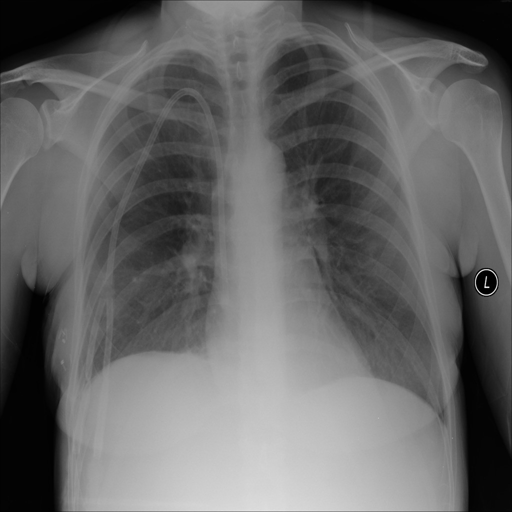
#> input picture notebooks/revy-segmentation/Normal-1.png, 512 x 512 px
$ python -i core.py   (imports and definitions only)
#> lines starting #> are read from the running program, lines starting #| are printed output that depends on the picture; after the words box and inside, x2 and y2 are one past the last pixel; in counts of white or black regions, pixels touching at a corner belong together
#> further down, picture is the input picture: shape (512, 512); min 0, max 237, mean 102.4
import cv2
import numpy as np
from sklearn.cluster import KMeans

def segment(img: np.ndarray) -> dict:

    pixels = img.reshape((-1, 1)).astype(np.float32)

    kmeans = KMeans(n_clusters=3, random_state=42, n_init=10)
    kmeans.fit(pixels)

    labels = kmeans.labels_
    centers = kmeans.cluster_centers_

    sorted_centers = np.argsort(centers.flatten())

    lung_idx = sorted_centers[1]

    labels_img = labels.reshape(img.shape)
    raw_lung_mask = (labels_img == lung_idx).astype(np.uint8) * 255

    lung_roi = cv2.bitwise_and(img, img, mask=raw_lung_mask)
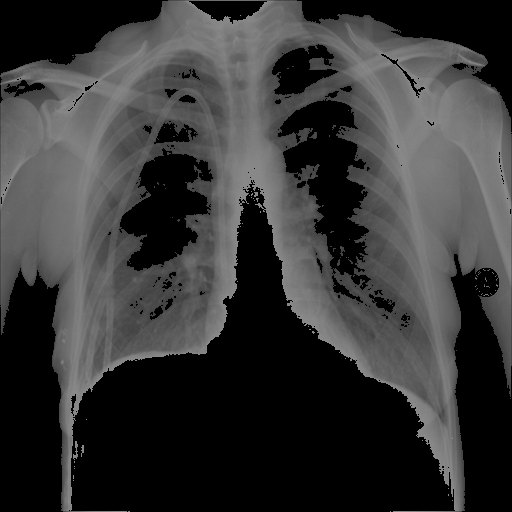
#> lung_roi: shape (512, 512); min 0, max 137, mean 54.6

    raw_nodule_mask = cv2.adaptiveThreshold(
        lung_roi,
        255,
        cv2.ADAPTIVE_THRESH_GAUSSIAN_C,
        cv2.THRESH_BINARY,
        blockSize=21,
        C=-5
    )
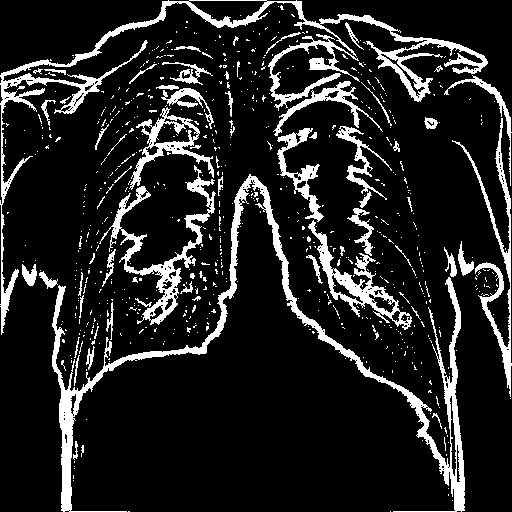
#> raw_nodule_mask: shape (512, 512); 13.5% white; 686 white regions (619 under 20 px), largest, box (x1, y1, x2, y2) and area: (52, 174, 465, 512) 8921, (0, 0, 488, 335) 6725, (99, 165, 216, 325) 2923

    raw_nodule_mask = cv2.bitwise_and(raw_nodule_mask, raw_nodule_mask, mask=raw_lung_mask)

    cavity_s_img = lung_roi.copy()
    cavity_s_img[raw_lung_mask == 0] = 128
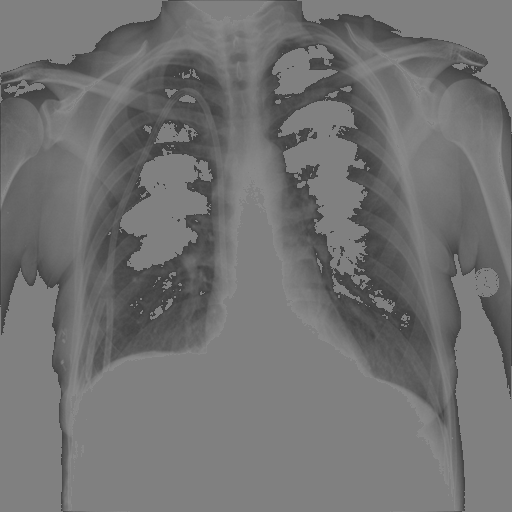
#> cavity_s_img: shape (512, 512); min 65, max 137, mean 113.8

    raw_cavity_mask = cv2.adaptiveThreshold(
        cavity_s_img,
        255,
        cv2.ADAPTIVE_THRESH_GAUSSIAN_C,
        cv2.THRESH_BINARY_INV,
        blockSize=21,
        C=7
    )
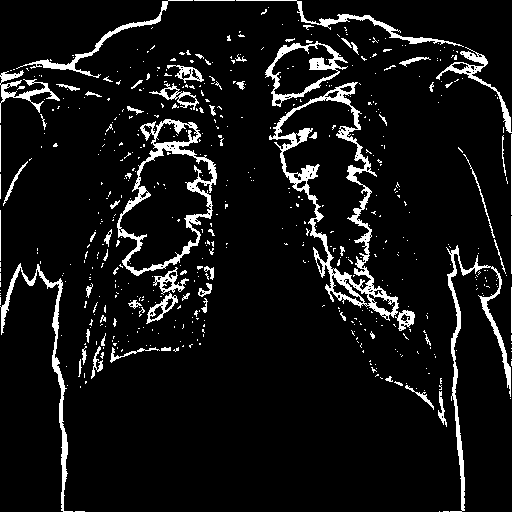
#> raw_cavity_mask: shape (512, 512); 7.8% white; 571 white regions (497 under 20 px), largest, box (x1, y1, x2, y2) and area: (269, 82, 399, 321) 4254, (117, 119, 217, 276) 2658, (446, 245, 511, 512) 1815
    raw_cavity_mask = cv2.bitwise_and(raw_cavity_mask, raw_cavity_mask, mask=raw_lung_mask)

    return {
        "lung": raw_lung_mask,
        "nodule": raw_nodule_mask,
        "cavity": raw_cavity_mask
    }

>>> import cv2
>>> picture = cv2.imread('../../notebooks/revy-segmentation/Normal-1.png', cv2.IMREAD_GRAYSCALE)
>>> result = segment(picture)
#> result = 3 items

$ run again, on notebooks/revy-segmentation/Normal-1017.png
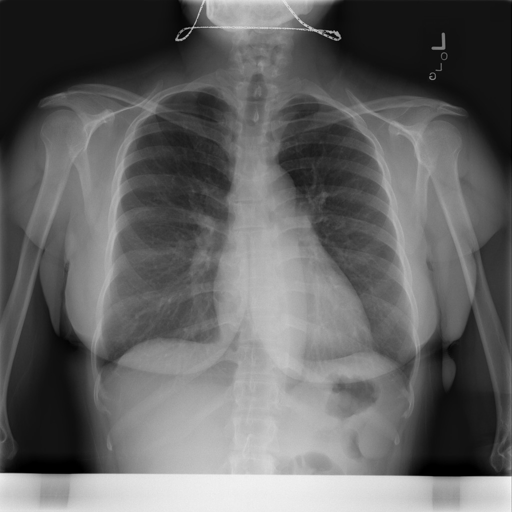
#> input picture notebooks/revy-segmentation/Normal-1017.png, 512 x 512 px
#> picture is the input picture: shape (512, 512); min 0, max 244, mean 99.9
#> in segment, `raw_nodule_mask = cv2.adaptiveThreshold( lung_roi, 255, cv2.ADAPTIVE_T..`:
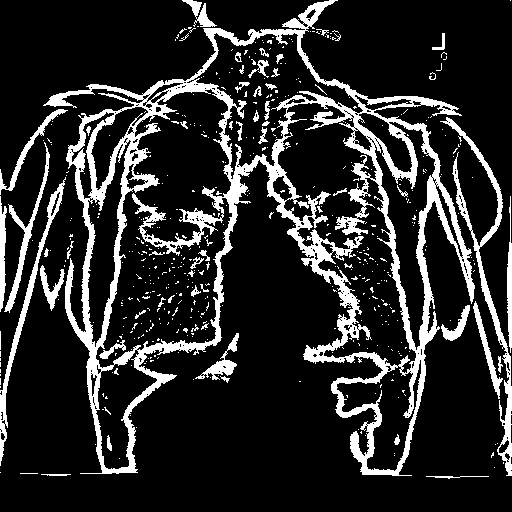
#> raw_nodule_mask: shape (512, 512); 16.5% white; 499 white regions (444 under 20 px), largest, box (x1, y1, x2, y2) and area: (43, 0, 475, 476) 31258, (440, 117, 512, 476) 2519, (0, 177, 66, 466) 1495
#> in segment, `raw_cavity_mask = cv2.adaptiveThreshold( cavity_s_img, 255, cv2.ADAPTI..`:
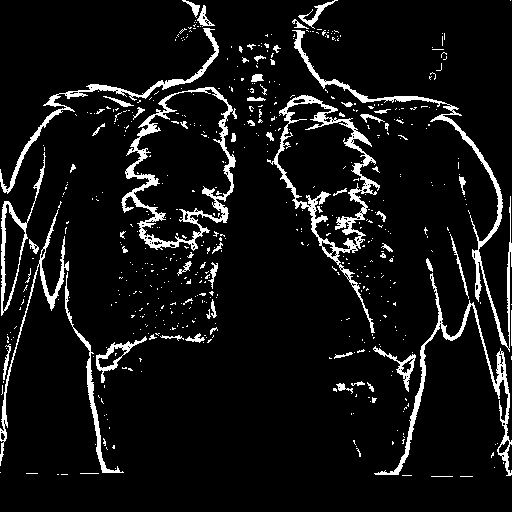
#> raw_cavity_mask: shape (512, 512); 7.8% white; 557 white regions (493 under 20 px), largest, box (x1, y1, x2, y2) and area: (267, 95, 380, 333) 3190, (121, 87, 237, 251) 2995, (292, 30, 512, 352) 2506
#> result = 3 items

$ run again, on notebooks/revy-segmentation/Tuberculosis-12.png
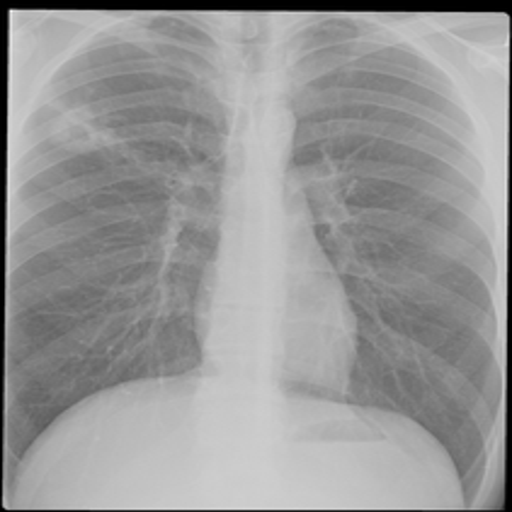
#> input picture notebooks/revy-segmentation/Tuberculosis-12.png, 512 x 512 px
#> picture is the input picture: shape (512, 512); min 0, max 252, mean 151.8
#> in segment, `raw_nodule_mask = cv2.adaptiveThreshold( lung_roi, 255, cv2.ADAPTIVE_T..`:
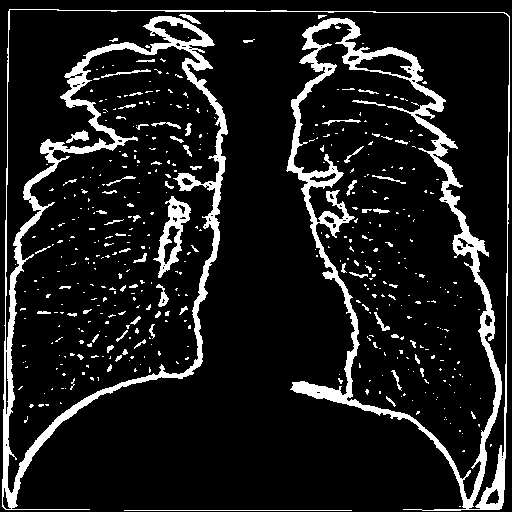
#> raw_nodule_mask: shape (512, 512); 11.4% white; 466 white regions (390 under 20 px), largest, box (x1, y1, x2, y2) and area: (2, 9, 510, 511) 23530, (153, 196, 191, 278) 1065, (124, 510, 352, 511) 228
#> in segment, `raw_cavity_mask = cv2.bitwise_and(raw_cavity_mask, raw_cavity_mask, ma..`:
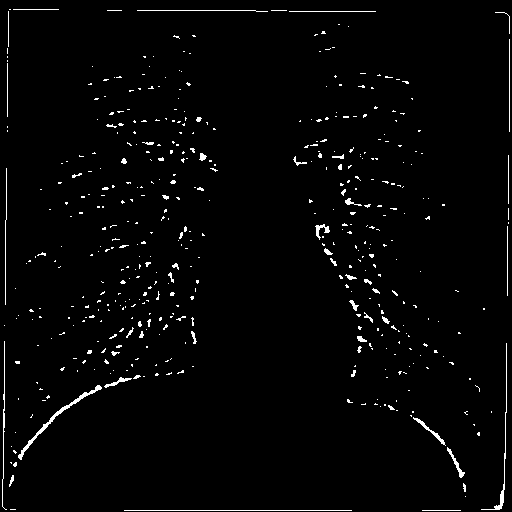
#> raw_cavity_mask: shape (512, 512); 2.1% white in thin lines or dots
#> result = 3 items

$ run again, on notebooks/revy-segmentation/Tuberculosis-130.png
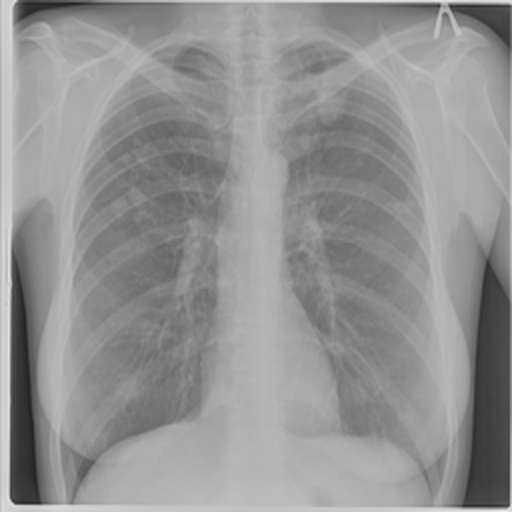
#> input picture notebooks/revy-segmentation/Tuberculosis-130.png, 512 x 512 px
#> picture is the input picture: shape (512, 512); min 36, max 239, mean 146.8
#> in segment, `raw_nodule_mask = cv2.adaptiveThreshold( lung_roi, 255, cv2.ADAPTIVE_T..`:
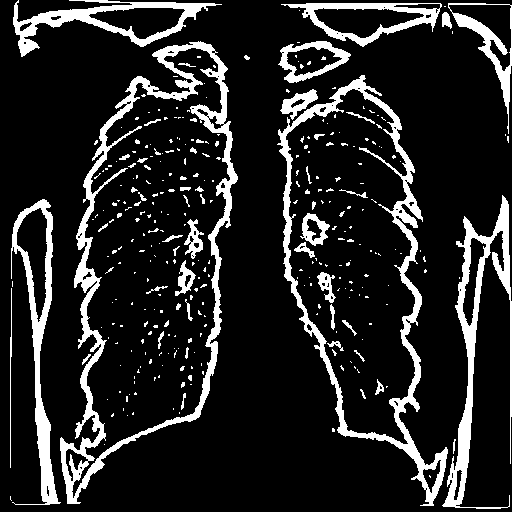
#> raw_nodule_mask: shape (512, 512); 14.3% white; 325 white regions (267 under 20 px), largest, box (x1, y1, x2, y2) and area: (60, 41, 238, 504) 9468, (277, 75, 448, 506) 7375, (442, 195, 512, 509) 4597
#> in segment, `raw_cavity_mask = cv2.bitwise_and(raw_cavity_mask, raw_cavity_mask, ma..`:
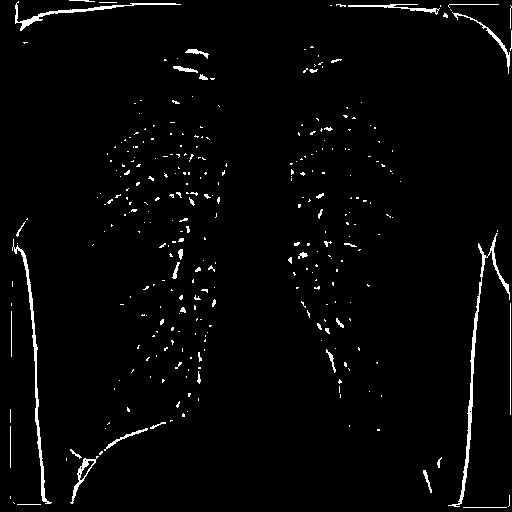
#> raw_cavity_mask: shape (512, 512); 2.3% white in thin lines or dots
#> result = 3 items
